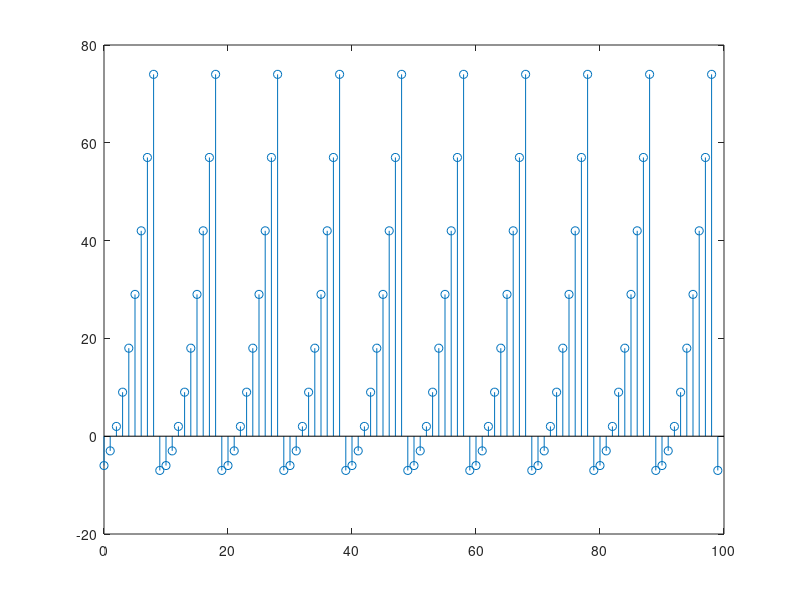

MATLAB code for this plot:
x = linspace(0,99)
y = linspace(0,99)

for counter = 1:1:100
    n = counter
    while n >=10
        n = n-10
    end
    if n == 9
        y(counter) = NaN
    end
    y(counter) = n^2-7
end
stem(x,y)